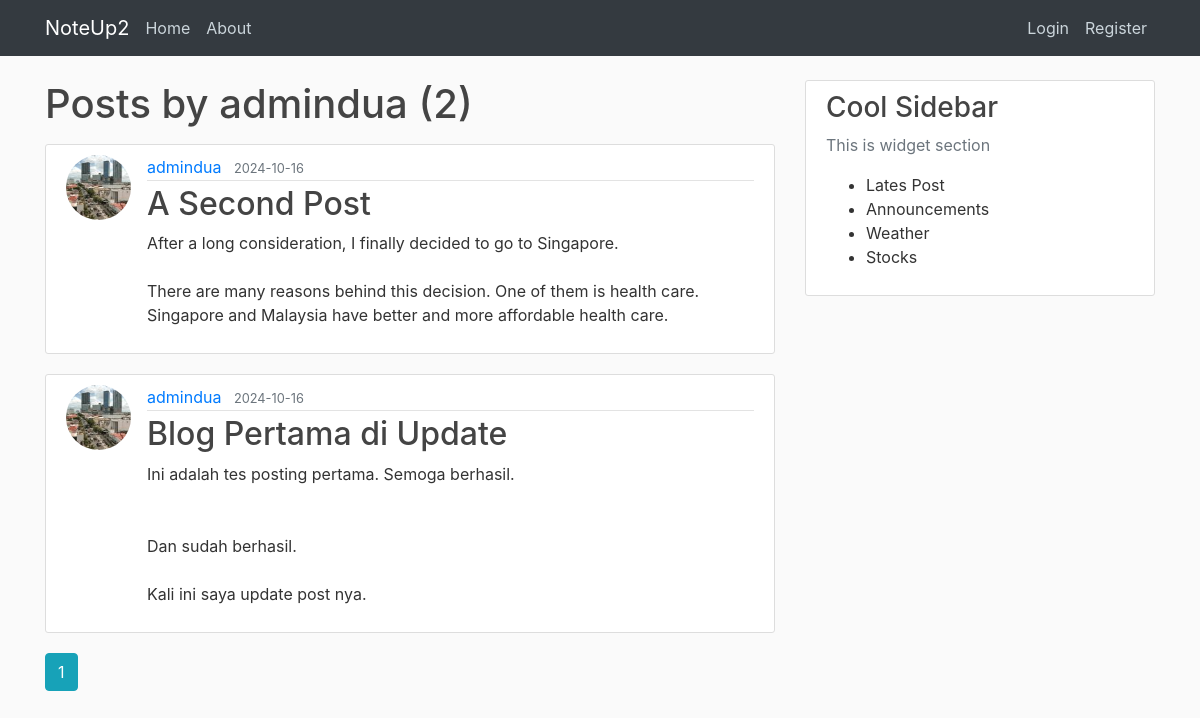
Before: /user/admindua with the older database file.
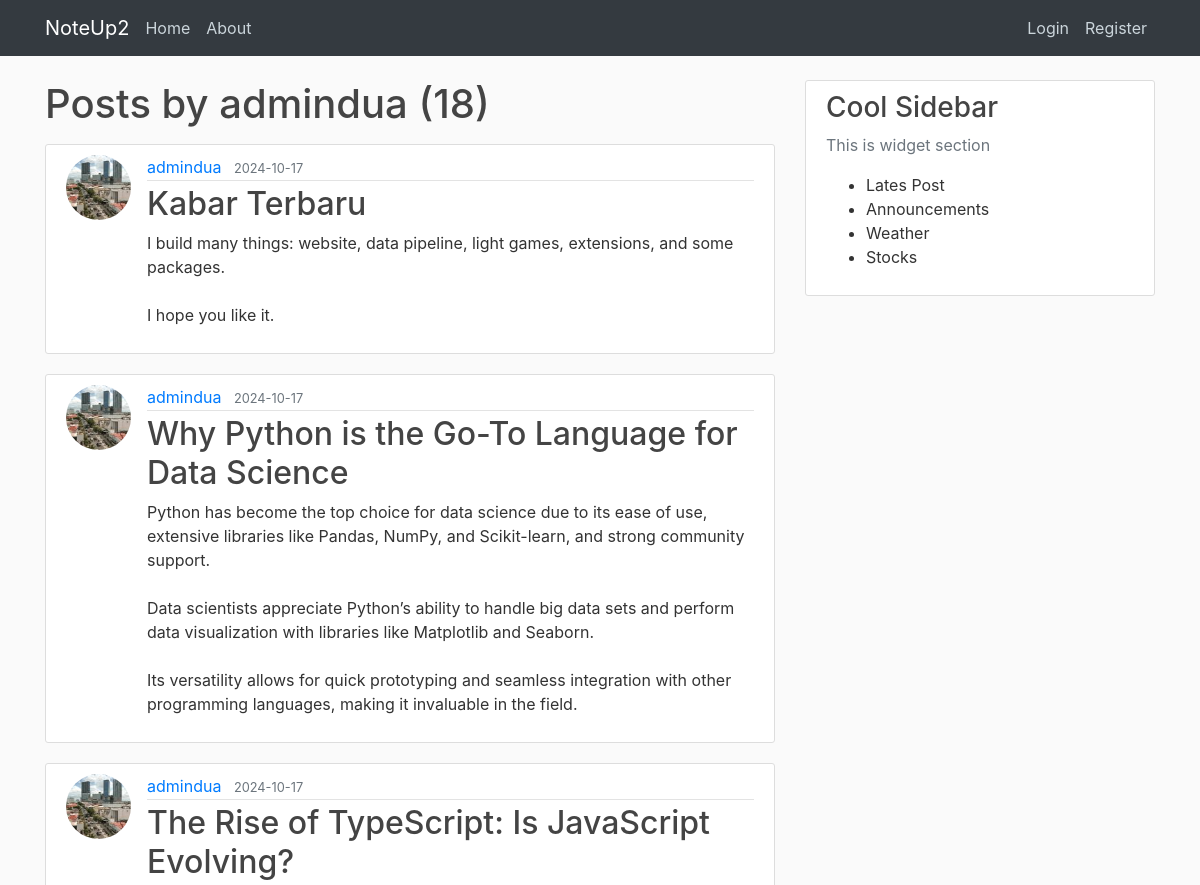
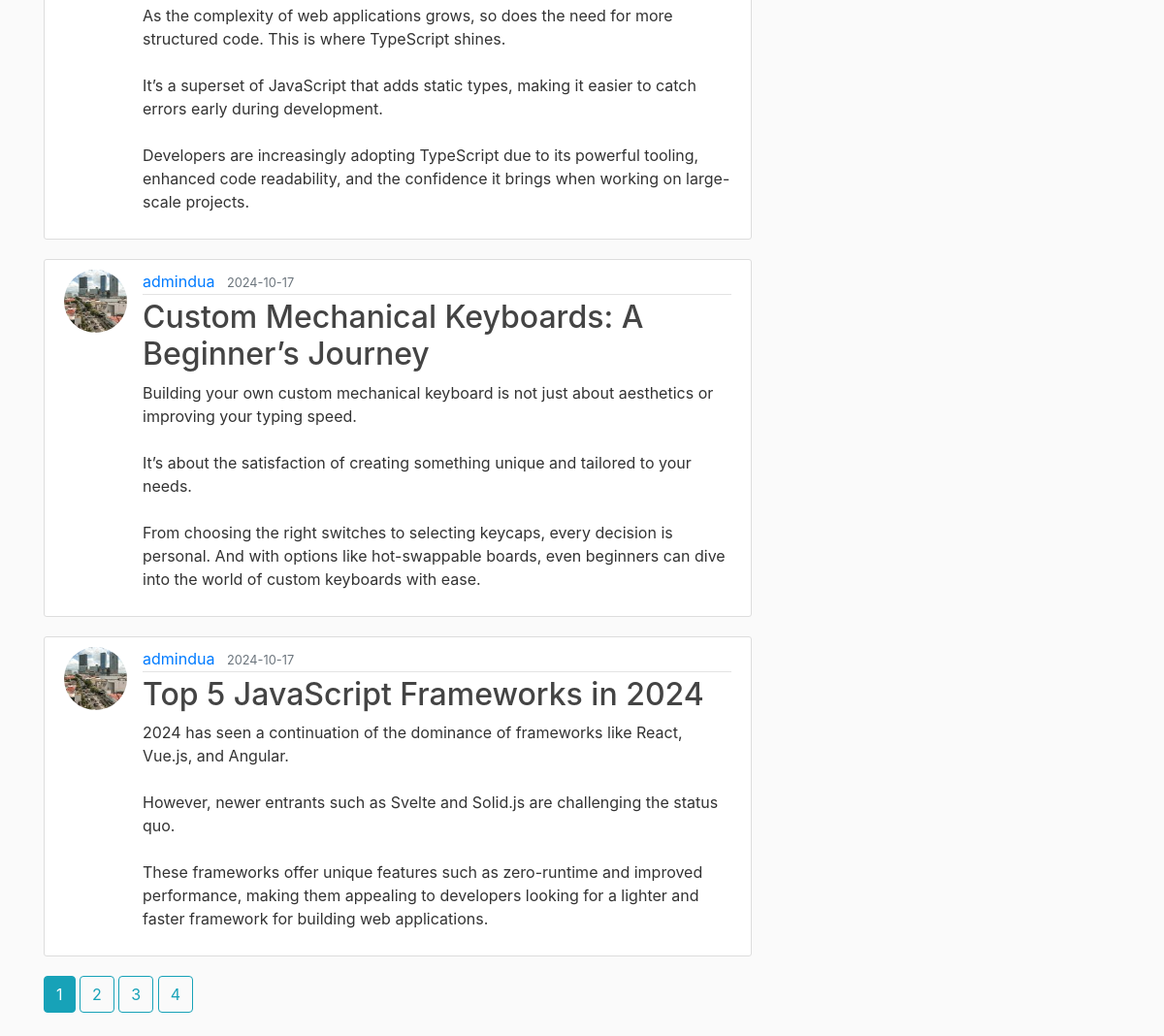
After: the same page with the newer database file (2 pictures, top to bottom).
### noteup/models.py (models this page shows, shortened)
class User(db.Model, UserMixin):
    id = db.Column(db.Integer, primary_key=True)
    username = db.Column(db.String(20), unique=True, nullable=False)
    email = db.Column(db.String(100), unique=True, nullable=False)
    image_file = db.Column(db.String(20), nullable=False, default='default.jpg')
    password = db.Column(db.String(60), nullable=False)
    posts = db.relationship('Post', backref='author', lazy=True)

class Post(db.Model):
    id = db.Column(db.Integer, primary_key=True)
    title = db.Column(db.String(100), nullable=False)
    date_posted = db.Column(db.DateTime, nullable=False, default=datetime.now(timezone.utc))
    content = db.Column(db.Text, nullable=False)
    user_id = db.Column(db.Integer, db.ForeignKey('user.id'), nullable=False)

### noteup/routes.py (the view)
@app.route("/user/<username>")
def user_posts(username):
    page = request.args.get('page', 1, type=int)
    user = User.query.filter_by(username=username).first_or_404()
    posts = Post.query.filter_by(author=user)\
            .order_by(Post.date_posted.desc())\
            .paginate(page=page, per_page=5)
    return render_template('user_posts.html', posts=posts, user=user)

### noteup/templates/user_posts.html
{% extends "layout.html" %}
{% block content %}
    <h1 class="mb-3">Posts by {{ user.username }} ({{ posts.total }})</h1>
    {% for post in posts.items %}
        <article class="media content-section">
            <img class="rounded-circle article-img" src="{{ url_for('static', filename='img/' + post.author.image_file) }}">
            <div class="media-body">
                <div class="article-metadata">
                    <a href="{{ url_for('user_posts', username=post.author.username) }}" class="mr-2">{{ post.author.username }}</a>
                    <small class="text-muted">{{ post.date_posted.strftime('%Y-%m-%d') }}</small>
                </div>
                <h2><a href="{{ url_for('post', post_id=post.id) }}" class="article-title">{{ post.title }}</a></h2>
                <p class="article-content">{{ post.content }}</p>
            </div>
        </article>
    {% endfor %}
    {% for page_num in posts.iter_pages(left_edge=1, right_edge=1, left_current=1, right_current=2) %}
        {% if page_num %}
            {% if posts.page == page_num %}
                <a class="btn btn-info mb-4" href="{{ url_for('user_posts', username=user.username, page=page_num) }}">{{ page_num }}</a>
            {% else %}
                <a class="btn btn-outline-info mb-4" href="{{ url_for('user_posts', username=user.username, page=page_num) }}">{{ page_num }}</a>
            {% endif %}
        {% else %}
        ...
        {% endif %}
    {% endfor %}
{% endblock content %}

### noteup/templates/layout.html (shortened to what this page needs)
<!DOCTYPE html>
<html lang="en">
<head>
    <link rel="stylesheet" href="https://cdn.jsdelivr.net/npm/bootstrap@4.0.0/dist/css/bootstrap.min.css">
    <link rel="stylesheet" href="{{ url_for('static', filename='style.css') }}">
</head>
<body>
    <header class="site-header">
        <nav class="navbar navbar-expand-md navbar-dark bg-dark fixed-top">
            <div class="container">
                <a class="navbar-brand mr-2" href="/">NoteUp2</a>
                <div class="collapse navbar-collapse" id="navbarToggle">
                    <div class="navbar-nav mr-auto">
                      <a class="nav-item nav-link" href="{{ url_for('home') }}">Home</a>
                      <a class="nav-item nav-link" href="{{ url_for('about') }}">About</a>
                    </div>
                    <div class="navbar-nav">
                      {% if current_user.is_authenticated %}
                        <a class="nav-item nav-link" href="{{ url_for('new_post') }}">New Post</a>
                        <a class="nav-item nav-link" href="{{ url_for('account') }}">Account</a>
                        <a class="nav-item nav-link" href="{{ url_for('logout') }}">Logout</a>
                      {% else %}
                        <a class="nav-item nav-link" href="{{ url_for('login') }}">Login</a>
                        <a class="nav-item nav-link" href="{{ url_for('register') }}">Register</a>
                      {% endif %}
                    </div>
                </div>
            </div>
          </nav>
    </header>
    <main role="main" class="container">
        <div class="row">
            <div class="col-md-8">
                {% block content %}{% endblock %}
            </div>
            <div class="col-md-4">
                <div class="content-section">
                    <h3>Cool Sidebar</h3>
                    <p class="text-muted"> This is widget section
                        <ul>
                            <li>Lates Post</li>
                            <li>Announcements</li>
                            <li>Weather</li>
                            <li>Stocks</li>
                        </ul>
                    </p>
                </div>
            </div>
        </div>
    </main>
</body>
</html>

### noteup/static/style.css (style rules this page uses)
body { background: #fafafa; color: #333333; margin-top: 5rem; }
h1, h2, h3, h4, h5, h6 { color: #444444; }
.site-header .navbar-nav .nav-link { color: #cbd5db; }
.content-section { background: #ffffff; padding: 10px 20px; border: 1px solid #dddddd; border-radius: 3px; margin-bottom: 20px; }
.article-title { color: #444444; }
.article-content { white-space: pre-line; }
.article-img { height: 65px; width: 65px; margin-right: 16px; }
.article-metadata { padding-bottom: 1px; margin-bottom: 4px; border-bottom: 1px solid #e3e3e3; }

Changed rows visible on the page:
no longer on this page (row unchanged): Post: image_file (picture), author.username "admindua", date_posted "2024-10-16", title "A Second Post", content "After a long consideration, I finally decided to go to Singapore. There are many reasons behind this decision. One of them is health care. Singapore and Malaysia have better and more affordable health care."
no longer on this page (row unchanged): Post: image_file (picture), author.username "admindua", date_posted "2024-10-16", title "Blog Pertama di Update", content "Ini adalah tes posting pertama. Semoga berhasil. Dan sudah berhasil. Kali ini saya update post nya."
added Post: image_file (picture), author.username "admindua", date_posted "2024-10-17", title "Kabar Terbaru", content "I build many things: website, data pipeline, light games, extensions, and some packages. I hope you like it."
added Post: image_file (picture), author.username "admindua", date_posted "2024-10-17", title "Why Python is the Go-To Language for Data Science", content "Python has become the top choice for data science due to its ease of use, extensive libraries like Pandas, NumPy, and Scikit-learn, and strong community support. Data scientists appreciate Python’s ability to handle big data sets and perform data visualization with libraries like Matplotlib and Seaborn. Its versatility allows for quick prototyping and seamless integration with other programming languages, making it invaluable in the field."
added Post: image_file (picture), author.username "admindua", date_posted "2024-10-17", title "The Rise of TypeScript: Is JavaScript Evolving?", content "As the complexity of web applications grows, so does the need for more structured code. This is where TypeScript shines. It’s a superset of JavaScript that adds static types, making it easier to catch errors early during development. Developers are increasingly adopting TypeScript due to its powerful tooling, enhanced code readability, and the confidence it brings when working on large-scale projects."
added Post: image_file (picture), author.username "admindua", date_posted "2024-10-17", title "Custom Mechanical Keyboards: A Beginner’s Journey", content "Building your own custom mechanical keyboard is not just about aesthetics or improving your typing speed. It’s about the satisfaction of creating something unique and tailored to your needs. From choosing the right switches to selecting keycaps, every decision is personal. And with options like hot-swappable boards, even beginners can dive into the world of custom keyboards with ease."
added Post: image_file (picture), author.username "admindua", date_posted "2024-10-17", title "Top 5 JavaScript Frameworks in 2024", content "2024 has seen a continuation of the dominance of frameworks like React, Vue.js, and Angular. However, newer entrants such as Svelte and Solid.js are challenging the status quo. These frameworks offer unique features such as zero-runtime and improved performance, making them appealing to developers looking for a lighter and faster framework for building web applications."
Other visible differences:
{{ posts.total }}: "2" → "18"
new list line: "2"
new list line: "3"
new list line: "4"
